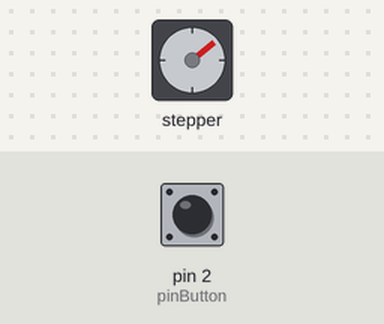
A sketch run on a simulated Arduino Uno, built with avr-gcc and run on an emulated ATmega328P. Shown: stepper motor. The test bench sets the inputs (shaded band); at power-on: pin 2 (pinButton) HIGH. Stepper angles assume 2048 steps per turn.

Above: at 1.2 s.
1.3 s: pin 2 (pinButton) pulled LOW for 0.15 s
At 1.46 s:
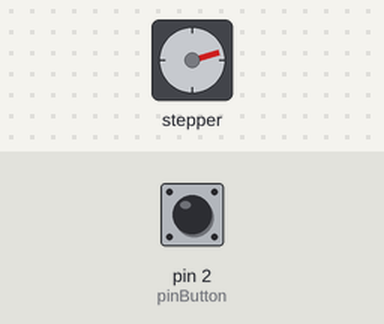
4.4 s: pin 2 (pinButton) pulled LOW for 1 s
At 4.56 s:
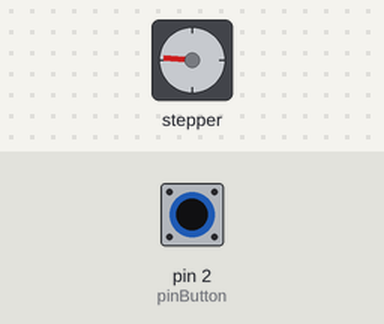
Timing chart, 0 to 19.4 s (numbered marks = the images above; inputs shaded):
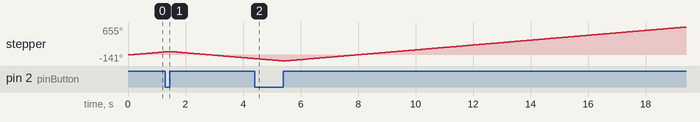

The sketch:

prog_35.ino
```cpp
#include <Stepper.h>

const int stepsPerRevolution = 2048;
const int motorSpeed = 10; // rpm
Stepper stepper(stepsPerRevolution, 8, 10, 9, 11);
int motorSteps = 1;
int motorDirection = 1;

const byte pinButton = 2;
boolean wasButtonPressed = false;

void setup() {
	stepper.setSpeed(motorSpeed);
	pinMode(pinButton, INPUT);
	Serial.begin(9600);
}

void loop() {
	if (digitalRead(pinButton) == 0 && !wasButtonPressed) {
		wasButtonPressed = true;
		delay(30);
	}
	if (digitalRead(pinButton) == 1 && wasButtonPressed) {
		wasButtonPressed = false;
		delay(30);
		motorDirection *= -1;
	}
	stepper.step(motorSteps * motorDirection);
}
```
